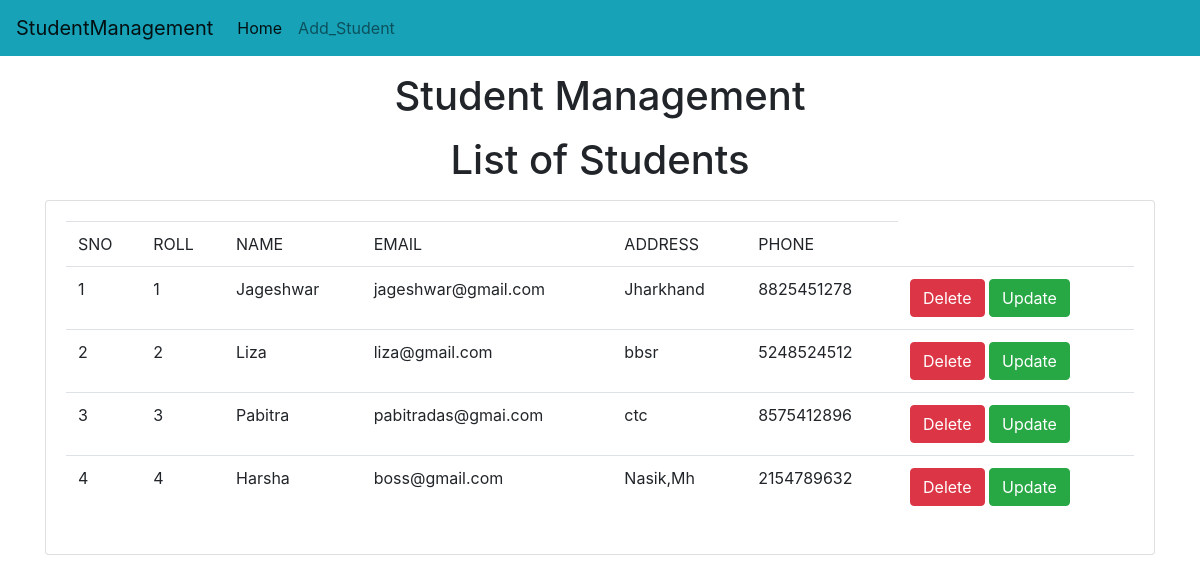
/std/home/, run on the app's committed database.
### std/models.py (models this page shows)
class Student(models.Model):
    roll=models.CharField(max_length=10)
    name=models.CharField(max_length=200)
    email=models.CharField(max_length=200)
    address=models.CharField(max_length=200)
    phone=models.CharField(max_length=10)

### std/views.py (the view)
# urls.py: path("home/",emp_home),
def home(request):
    std=Student.objects.all()
    return render(request,"std/home.html",{'std':std})

### templates/std/home.html (shortened to what this page needs)
<html lang="en">
<head>
</head>
<body>
    <!doctype html>
<html lang="en">
  <head>
    <link rel="stylesheet" href="https://cdn.jsdelivr.net/npm/bootstrap@4.0.0/dist/css/bootstrap.min.css">
  </head>
  <body>
    {% include "std/navbar.html" %}
    <h1 class="text-center my-3">Student Management </h1>
    <h1 class="text-center my-3">List of Students </h1>
    <div class="container">
      <div class="row">
        <div class="col-md-12">
          <div class="card">
            <div class="card-body">
              <table class="table">
                <thead>
                  <tr>
                  <td>SNO</td>
                  <td>ROLL</td>
                  <td>NAME</td>
                  <td>EMAIL</td>
                  <td>ADDRESS</td>
                  <td>PHONE</td>
                </tr>
              </thead>
              <tbody>
                {% for s in std %}
                <tr>
                  <td>{{forloop.counter}}</td>
                  <td>{{s.roll}}</td>
                  <td>{{s.name}}</td>
                  <td>{{s.email}}</td>
                  <td>{{s.address}}</td>
                  <td>{{s.phone}}</td>
                  <td>
                    <a href="/std/delete-std/{{s.id}}" class="btn btn-danger md-sm">Delete</a>
                    <a href="/std/update-std/{{s.id}}" class="btn btn-success md-sm">Update</a>
                  </td>
                </tr>
                {%endfor %}
              </tbody>
              </table>
            </div>
          </div>
        </div>
      </div>
    </div>
  </body>
</html>
</body>
</html>

### data on the page
Student: roll "1", name "Jageshwar", email "jageshwar@gmail.com", address "Jharkhand", phone "8825451278"
Student: roll "2", name "Liza", email "liza@gmail.com", address "bbsr", phone "5248524512"
Student: roll "3", name "Pabitra", email "pabitradas@gmai.com", address "ctc", phone "8575412896"
Student: roll "4", name "Harsha", email "boss@gmail.com", address "Nasik,Mh", phone "2154789632"
